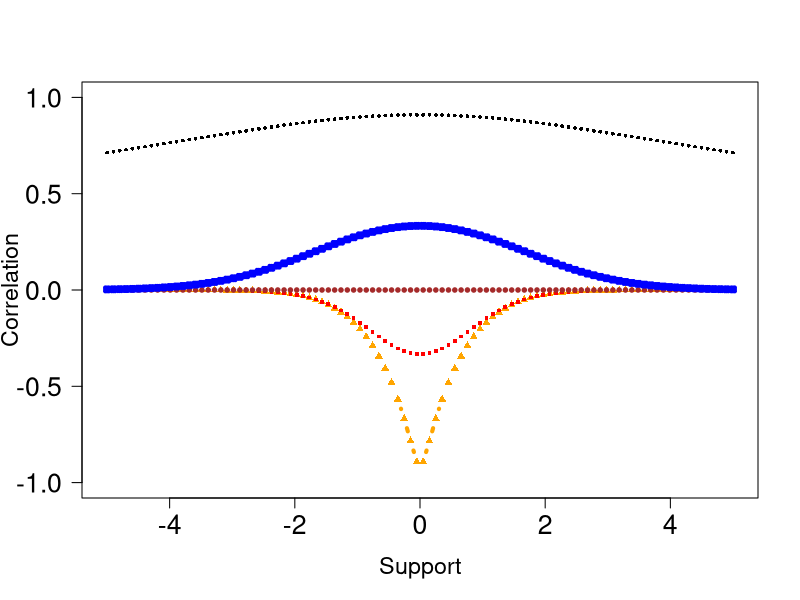

The R source for this figure:
library(VGAM)
corr_FURBI <- function(x, rho){
  res <- pbinorm(x, x, cov12 = rho)-pnorm(x)^2
  res <- res/(pnorm(x)*(1-pnorm(x)))
  return(res)
  
}
len <- 100
grid <- seq(-5,5, length = len)
rho <- c(-0.99, -0.5, 0, 0.5, 0.99)
corrs <- matrix(0, nrow = 5, ncol = len)
for(i in 1:len){
  for(j in 1:5){
    corrs[j,i] <- corr_FURBI(grid[i], rho[j])
  }
}

#plot
plot(grid,corrs[1,],col="orange", xlab = "Support",ylab = "Correlation",main = "",pch = 17,type = "b", xlim = c(-5,5),ylim = c(-1,1),cex.axis = 1.6, cex = 0.8, lwd = 4,lty = 2,las = 1,cex.lab = 1.4)
par(new = TRUE)
plot(grid,corrs[2,],col="red", xlab = "Support",ylab = "Density",main = "",pch = 15,type = "b", xlim = c(-5,5),ylim = c(-1,1),cex.axis = 1.6, cex = 0.5, lwd = 4,lty = 9,las = 1,cex.lab = 1.4, ann = F, axes = F)
par(new = TRUE)
plot(grid,corrs[3,],col="brown", xlab = "Support",ylab = "Density",main = "",pch = 19,type = "b", xlim = c(-5,5),ylim = c(-1, 1),cex.axis = 1.6, cex = 0.2, lwd = 4,lty = 10,las = 1,cex.lab = 1.4, ann = F, axes = F)
par(new = TRUE)
plot(grid,corrs[4,],col="blue", xlab = "Support",ylab = "Density",main = "",pch = 13,type = "b", xlim = c(-5,5),ylim = c(-1,1),cex.axis = 1.6, cex = 0.5, lwd = 4,lty = 1,las = 1,cex.lab = 1.4, ann = F, axes = F)
par(new = TRUE)
plot(grid,corrs[5,],col="black", xlab = "Support",ylab = "Density",main = "",pch = 16,type = "b", xlim = c(-5,5),ylim = c(-1, 1),cex.axis = 1.6, cex = 0.5, lwd = 4,lty = 1,las = 1,cex.lab = 1.4, ann = F, axes = F)
#legend(-5,0, legend = c("Rho = -0.99", "Rho = -0.5", "Rho = 0","Rho = 0.5", "Rho = 0.99"), col = c(rep("black",5)), lwd = 4, pch = c(17,15,19,13,16),lty = c(2,9,10,1,1), cex = 1, bty = "n")
